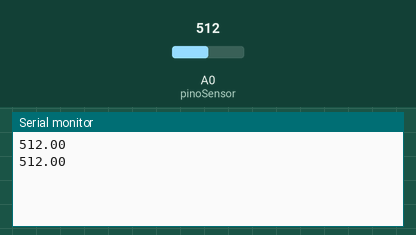
The sketch below on a simulated Arduino Uno, built with avr-gcc and run on an emulated ATmega328P. Parts: the last lines printed to the serial monitor. The inputs (shaded band) are chosen by the test bench; at power-on: A0 (pinoSensor) = 512.

Above: at 2.0 s.
2.1 s: A0 (pinoSensor) set to 716
At 3.4 s:
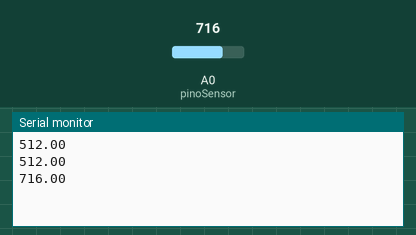
3.8 s: A0 (pinoSensor) set to 900
At 5.5 s:
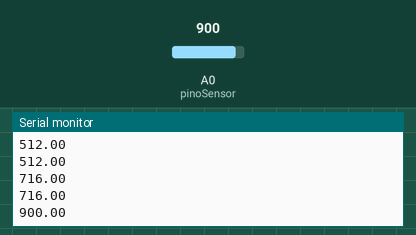
Timing chart, 0 to 7.0 s (numbered marks = the images above; inputs shaded):
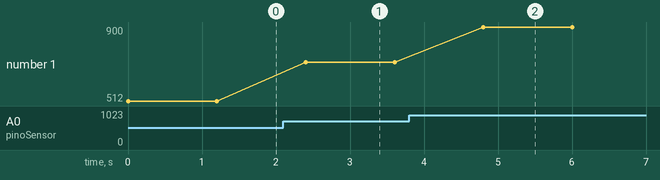

Measured:
- after the input at 2.1 s, the serial monitor: prints a new line after 0.30 s (image 1)
- after the input at 3.8 s, the serial monitor: prints a new line after 1.0 s (image 2)
- plotted number 1: 512 → 716 after the input at 2.1 s, 716 → 900 after the input at 3.8 s

The sketch:

Infravermelho.ino
```cpp
/*Controlando o sensor infravermelho, TCRT5000 -
 * Realizando a leitura de formar analógica ou digital.
*
*By Professor Junior Etec de Guaianazes - 2019
 */


int pinoSensor = A0; //PINO DIGITAL UTILIZADO PELO SENSOR
float sensor;

void setup(){
  pinMode(pinoSensor, INPUT); //DEFINE O PINO COMO ENTRADA
  Serial.begin(9600);
}

void loop(){


  //sensor = digitalRead(pinoSensor);
  sensor = analogRead(pinoSensor); //Leitura analógica
  Serial.println(sensor);
  delay(1200);


  }


//EOF
```
